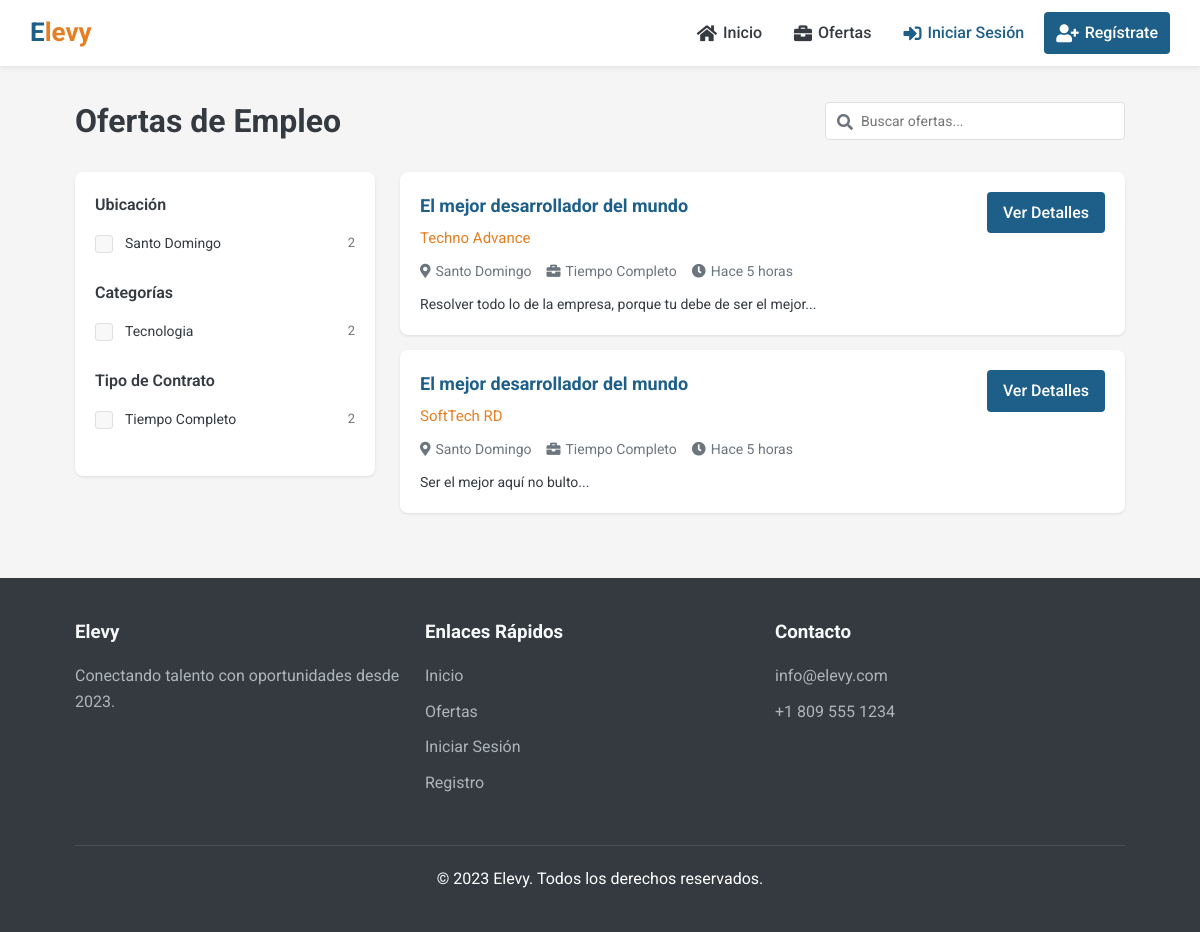
Page /pages/ofertas.php on the committed database.
### tables this page shows
CREATE TABLE `ofertas` (
  `id` int(11) NOT NULL AUTO_INCREMENT,
  `empresa_id` int(11) NOT NULL,
  `titulo` varchar(100) NOT NULL,
  `ubicacion` varchar(50) NOT NULL,
  `tipo_contrato` enum('tiempo_completo','medio_tiempo','temporal','proyecto','practicas') NOT NULL,
  `salario_min` decimal(10,2) DEFAULT NULL,
  `salario_max` decimal(10,2) DEFAULT NULL,
  `mostrar_salario` tinyint(1) DEFAULT 1,
  `descripcion` text NOT NULL,
  `requisitos` text NOT NULL,
  `beneficios` text DEFAULT NULL,
  `fecha_publicacion` datetime DEFAULT current_timestamp(),
  `fecha_cierre` date DEFAULT NULL,
  `estado` enum('activa','cerrada') DEFAULT 'activa',
  PRIMARY KEY (`id`),
  KEY `empresa_id` (`empresa_id`),
  CONSTRAINT `ofertas_ibfk_1` FOREIGN KEY (`empresa_id`) REFERENCES `empresas` (`id`) ON DELETE CASCADE
);

CREATE TABLE `empresas` (
  `id` int(11) NOT NULL AUTO_INCREMENT,
  `usuario_id` int(11) NOT NULL,
  `nombre` varchar(100) NOT NULL,
  `telefono` varchar(20) DEFAULT NULL,
  `ubicacion` varchar(50) DEFAULT NULL,
  `direccion` text DEFAULT NULL,
  `sector` varchar(50) DEFAULT NULL,
  `descripcion` text DEFAULT NULL,
  `logo` varchar(255) DEFAULT NULL,
  PRIMARY KEY (`id`),
  KEY `usuario_id` (`usuario_id`),
  CONSTRAINT `empresas_ibfk_1` FOREIGN KEY (`usuario_id`) REFERENCES `usuarios` (`id`) ON DELETE CASCADE
);

### includes/db.php (called while the page is built, shortened)
<?php
function conectarDB() {
    $conn = new mysqli(DB_HOST, DB_USER, DB_PASS, DB_NAME);
    $conn->set_charset("utf8");
    return $conn;
}
function prepararConsulta($conn, $sql, $params = [], $types = '') {
    $stmt = $conn->prepare($sql);
    if (!empty($params)) {
        if (empty($types)) {
            $types = '';
            foreach ($params as $param) {
                if (is_int($param)) {
                    $types .= 'i';
                } elseif (is_float($param)) {
                    $types .= 'd';
                } elseif (is_string($param)) {
                    $types .= 's';
                } else {
                    $types .= 'b';
                }
            }
        }
        $stmt->bind_param($types, ...$params);
    }
    return $stmt;
}
function obtenerRegistros($sql, $params = [], $types = '') {
    $conn = conectarDB();
    $stmt = prepararConsulta($conn, $sql, $params, $types);
    $stmt->execute();
    $result = $stmt->get_result();
    $registros = $result->fetch_all(MYSQLI_ASSOC);
    return $registros;
}
?>

### includes/functions.php (called while the page is built, shortened)
<?php
require_once 'db.php';
function obtenerOfertas($filtros = [], $limite = null, $offset = 0) {
    $sql = "SELECT o.*, e.nombre as nombre_empresa, e.logo as logo_empresa
            FROM ofertas o
            INNER JOIN empresas e ON o.empresa_id = e.id
            WHERE o.estado = 'activa'";
    $params = [];
    $sql .= " ORDER BY o.fecha_publicacion DESC";
    if ($limite !== null) {
        $sql .= " LIMIT ?, ?";
        $params[] = $offset;
        $params[] = $limite;
    }
    return obtenerRegistros($sql, $params);
}
function tiempoTranscurrido($fecha) {
    $ahora = time();
    $tiempo = strtotime($fecha);
    $diferencia = $ahora - $tiempo;
    $segundos = $diferencia;
    $minutos = round($diferencia / 60);
    $horas = round($diferencia / 3600);
    $dias = round($diferencia / 86400);
    $semanas = round($diferencia / 604800);
    $meses = round($diferencia / 2419200);
    $años = round($diferencia / 29030400);
    if ($segundos < 60) {
        return "Hace un momento";
    } else if ($minutos < 60) {
        return $minutos === 1 ? "Hace 1 minuto" : "Hace $minutos minutos";
    } else if ($horas < 24) {
        return $horas === 1 ? "Hace 1 hora" : "Hace $horas horas";
    } else if ($dias < 7) {
        return $dias === 1 ? "Hace 1 día" : "Hace $dias días";
    } else if ($semanas < 4) {
        return $semanas === 1 ? "Hace 1 semana" : "Hace $semanas semanas";
    } else if ($meses < 12) {
        return $meses === 1 ? "Hace 1 mes" : "Hace $meses meses";
    } else {
        return $años === 1 ? "Hace 1 año" : "Hace $años años";
    }
}
?>

### pages/ofertas.php (the view, shortened to what this page needs)
<?php
require_once '../includes/header.php';
$pagina = isset($_GET['pagina']) ? (int)$_GET['pagina'] : 1;
$por_pagina = 10;
$offset = ($pagina - 1) * $por_pagina;
$filtros = [];
$ofertas = obtenerOfertas($filtros, $por_pagina, $offset);
$ubicaciones = obtenerRegistros(
    "SELECT DISTINCT ubicacion, COUNT(*) as total FROM ofertas WHERE estado = 'activa' GROUP BY ubicacion ORDER BY total DESC",
    []
);
$categorias = obtenerRegistros(
    "SELECT DISTINCT co.categoria, COUNT(*) as total
    FROM categorias_ofertas co
    INNER JOIN ofertas o ON co.oferta_id = o.id
    WHERE o.estado = 'activa'
    GROUP BY co.categoria
    ORDER BY total DESC",
    []
);
$tipos_contrato = obtenerRegistros(
    "SELECT DISTINCT tipo_contrato, COUNT(*) as total FROM ofertas WHERE estado = 'activa' GROUP BY tipo_contrato ORDER BY total DESC",
    []
);
$tipos_contrato_labels = [
    'tiempo_completo' => 'Tiempo Completo',
    'medio_tiempo' => 'Medio Tiempo',
    'temporal' => 'Temporal',
    'proyecto' => 'Por Proyecto',
    'practicas' => 'Prácticas Profesionales'
];
?>
<div class="container">
    <div style="margin: 30px 0;">
        <div class="offers-header">
            <h1>Ofertas de Empleo</h1>
            <form action="ofertas.php" method="get" class="search-input" style="width: 300px;">
                <i class="fas fa-search"></i>
                <input type="text" name="busqueda" placeholder="Buscar ofertas..." value="<?php echo isset($filtros['busqueda']) ? htmlspecialchars($filtros['busqueda']) : ''; ?>">
            </form>
        </div>
        <div class="filters-container">
            <div class="filters-sidebar">
                <div class="filter-group">
                    <h3>Ubicación</h3>
                    <div class="filter-options">
                        <?php foreach ($ubicaciones as $ubicacion): ?>
                            <label class="checkbox-container">
                                <span class="checkmark"></span>
                                <?php echo htmlspecialchars($ubicacion['ubicacion']); ?>
                                <span class="count"><?php echo $ubicacion['total']; ?></span>
                            </label>
                        <?php endforeach; ?>
                    </div>
                </div>
                <div class="filter-group">
                    <h3>Categorías</h3>
                    <div class="filter-options">
                        <?php foreach ($categorias as $categoria): ?>
                            <label class="checkbox-container">
                                <span class="checkmark"></span>
                                <?php echo htmlspecialchars(ucfirst($categoria['categoria'])); ?>
                                <span class="count"><?php echo $categoria['total']; ?></span>
                            </label>
                        <?php endforeach; ?>
                    </div>
                </div>
                <div class="filter-group">
                    <h3>Tipo de Contrato</h3>
                    <div class="filter-options">
                        <?php foreach ($tipos_contrato as $tipo): ?>
                            <label class="checkbox-container">
                                <span class="checkmark"></span>
                                <?php echo htmlspecialchars($tipos_contrato_labels[$tipo['tipo_contrato']] ?? $tipo['tipo_contrato']); ?>
                                <span class="count"><?php echo $tipo['total']; ?></span>
                            </label>
                        <?php endforeach; ?>
                    </div>
                </div>
            </div>
            <div class="jobs-list">
                <?php if (empty($ofertas)): ?>
                    <div class="job-card" style="text-align: center;">
                        <p>No se encontraron ofertas con los filtros aplicados.</p>
                    </div>
                <?php else: ?>
                    <?php foreach ($ofertas as $oferta): ?>
                        <div class="job-card">
                            <div class="job-content">
                                <div class="job-header">
                                    <h3 class="job-title"><?php echo htmlspecialchars($oferta['titulo']); ?></h3>
                                    <div class="company-name"><?php echo htmlspecialchars($oferta['nombre_empresa']); ?></div>
                                </div>
                                <div class="job-details">
                                    <div class="job-detail"><i class="fas fa-map-marker-alt"></i> <?php echo htmlspecialchars($oferta['ubicacion']); ?></div>
                                    <div class="job-detail"><i class="fas fa-briefcase"></i> <?php echo htmlspecialchars($tipos_contrato_labels[$oferta['tipo_contrato']] ?? $oferta['tipo_contrato']); ?></div>
                                    <div class="job-detail"><i class="fas fa-clock"></i> <?php echo tiempoTranscurrido($oferta['fecha_publicacion']); ?></div>
                                </div>
                                <p class="job-description"><?php echo htmlspecialchars(substr($oferta['descripcion'], 0, 150) . '...'); ?></p>
                            </div>
                            <div class="job-action">
                                <a href="detalle-oferta.php?id=<?php echo $oferta['id']; ?>" class="btn-apply">Ver Detalles</a>
                            </div>
                        </div>
                    <?php endforeach; ?>
                <?php endif; ?>
            </div>
        </div>
    </div>
</div>
<?php require_once '../includes/footer.php'; ?>

### css/styles.css (style rules this page uses)
:root { --primary-color: #1e5f8a; --secondary-color: #3498db; --accent-color: #e67e22; --light-color: #f8f9fa; --dark-color: #343a40; --gray-color: #6c757d; --light-gray: #e9ecef; --success-color: #28a745; }
* { margin: 0; padding: 0; box-sizing: border-box; font-family: 'Roboto', sans-serif; }
body { background-color: #f5f5f5; color: var(--dark-color); line-height: 1.6; transition: opacity 0.3s ease; }
.page-transition { animation: fadeEffect 0.5s; }
.container { width: 90%; max-width: 1200px; margin: 0 auto; padding: 0 15px; }
.offers-header { display: flex; justify-content: space-between; align-items: center; margin-bottom: 20px; }
.filters-container { display: flex; gap: 25px; margin-top: 25px; }
.filters-sidebar { flex: 0 0 300px; background-color: white; border-radius: 8px; box-shadow: 0 1px 3px rgba(0,0,0,0.1); padding: 20px; height: fit-content; }
.filter-group { margin-bottom: 25px; }
.filter-group h3 { font-size: 16px; font-weight: 600; margin-bottom: 15px; color: var(--dark-color); }
.search-input { position: relative; }
.search-input input { width: 100%; padding: 10px 10px 10px 35px; border: 1px solid #e0e0e0; border-radius: 4px; font-size: 14px; }
.search-input i { position: absolute; left: 12px; top: 12px; color: var(--gray-color); }
.filter-options { display: flex; flex-direction: column; gap: 12px; }
.checkbox-container { display: flex; align-items: center; position: relative; padding-left: 30px; cursor: pointer; font-size: 14px; user-select: none; }
.checkmark { position: absolute; left: 0; height: 18px; width: 18px; background-color: #f8f8f8; border: 1px solid #e0e0e0; border-radius: 3px; }
.checkmark:after { content: ""; position: absolute; display: none; }
.checkbox-container .checkmark:after { left: 6px; top: 2px; width: 5px; height: 10px; border: solid white; border-width: 0 2px 2px 0; transform: rotate(45deg); }
.count { margin-left: auto; color: var(--gray-color); font-size: 13px; }
.jobs-list { flex: 1; }
.job-card { background-color: white; border-radius: 8px; box-shadow: 0 1px 3px rgba(0,0,0,0.1); padding: 20px; margin-bottom: 15px; display: flex; justify-content: space-between; transition: transform 0.2s, box-shadow 0.2s; }
.job-content { flex: 1; }
.job-header { margin-bottom: 10px; }
.job-title { color: var(--primary-color); font-size: 18px; margin-bottom: 5px; }
.company-name { color: var(--accent-color); font-size: 15px; margin-bottom: 10px; }
.job-details { display: flex; gap: 15px; margin-bottom: 12px; }
.job-detail { font-size: 14px; color: var(--gray-color); display: flex; align-items: center; gap: 5px; }
.job-description { color: var(--dark-color); font-size: 14px; line-height: 1.5; }
.job-action { display: flex; align-items: flex-start; }
.btn-apply { background-color: var(--primary-color); color: white; border: none; border-radius: 4px; padding: 8px 16px; text-decoration: none; font-weight: 500; white-space: nowrap; transition: all 0.2s; }

### rows in the picture
ofertas: titulo "El mejor desarrollador del mundo", empresa.nombre "Techno Advance", ubicacion "Santo Domingo", tipo_contrato "Tiempo Completo", fecha_publicacion "Hace 5 horas", descripcion "Resolver todo lo de la empresa, porque tu debe de ser el mejor..."
ofertas: titulo "El mejor desarrollador del mundo", empresa.nombre "SoftTech RD", ubicacion "Santo Domingo", tipo_contrato "Tiempo Completo", fecha_publicacion "Hace 5 horas", descripcion "Ser el mejor aquí no bulto..."

### other values in the picture
$ubicacion['ubicacion'] "Santo Domingo"
$ubicacion['total'] "2"
$categoria['categoria'] "Tecnologia"
$categoria['total'] "2"
$tipos_contrato_labels[$tipo['tipo_contrato']] "Tiempo Completo"
$tipo['total'] "2"
